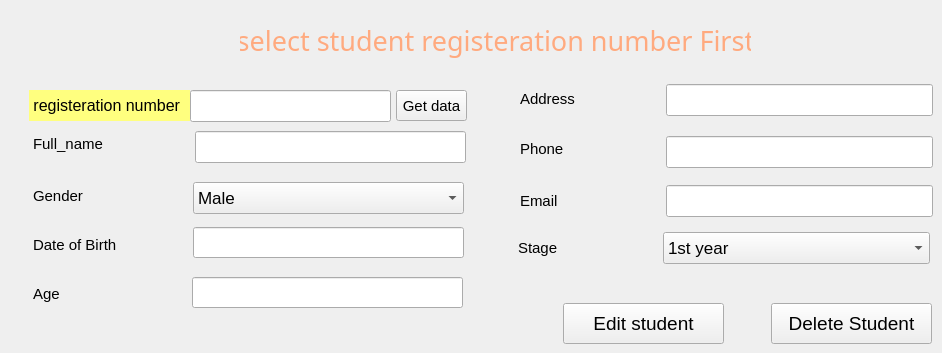
          <widget class="QWidget" name="page_3">
           <attribute name="title">
            <string>Edit_Delete_student</string>
           </attribute>
           <widget class="QLineEdit" name="lineEdit_5">
            <property name="geometry">
             <rect>
              <x>195</x>
              <y>131</y>
              <width>271</width>
              <height>32</height>
             </rect>
            </property>
           </widget>
           <widget class="QLineEdit" name="lineEdit_11">
            <property name="geometry">
             <rect>
              <x>666</x>
              <y>84</y>
              <width>267</width>
              <height>32</height>
             </rect>
            </property>
           </widget>
           <widget class="QLabel" name="label_15">
            <property name="geometry">
             <rect>
              <x>33</x>
              <y>128</y>
              <width>141</width>
              <height>32</height>
             </rect>
            </property>
            <property name="font">
             <font>
              <pointsize>11</pointsize>
             </font>
            </property>
            <property name="text">
             <string>Full_name</string>
            </property>
           </widget>
           <widget class="QLineEdit" name="lineEdit_12">
            <property name="geometry">
             <rect>
              <x>666</x>
              <y>136</y>
              <width>267</width>
              <height>32</height>
             </rect>
            </property>
           </widget>
           <widget class="QLabel" name="label_16">
            <property name="geometry">
             <rect>
              <x>518</x>
              <y>232</y>
              <width>141</width>
              <height>32</height>
             </rect>
            </property>
            <property name="font">
             <font>
              <pointsize>11</pointsize>
             </font>
            </property>
            <property name="text">
             <string>Stage</string>
            </property>
           </widget>
           <widget class="QLineEdit" name="lineEdit_13">
            <property name="geometry">
             <rect>
              <x>193</x>
              <y>227</y>
              <width>271</width>
              <height>31</height>
             </rect>
            </property>
           </widget>
           <widget class="QPushButton" name="pushButton_5">
            <property name="geometry">
             <rect>
              <x>563</x>
              <y>303</y>
              <width>161</width>
              <height>41</height>
             </rect>
            </property>
            <property name="font">
             <font>
              <pointsize>14</pointsize>
             </font>
            </property>
            <property name="text">
             <string>Edit student</string>
            </property>
           </widget>
           <widget class="QLabel" name="label_17">
            <property name="geometry">
             <rect>
              <x>520</x>
              <y>83</y>
              <width>141</width>
              <height>32</height>
             </rect>
            </property>
            <property name="font">
             <font>
              <pointsize>11</pointsize>
             </font>
            </property>
            <property name="text">
             <string>Address</string>
            </property>
           </widget>
           <widget class="QComboBox" name="comboBox_3">
            <property name="geometry">
             <rect>
              <x>193</x>
              <y>182</y>
              <width>271</width>
              <height>32</height>
             </rect>
            </property>
            <property name="font">
             <font>
              <pointsize>13</pointsize>
             </font>
            </property>
            <item>
             <property name="text">
              <string>Male</string>
             </property>
            </item>
            <item>
             <property name="text">
              <string>Female</string>
             </property>
            </item>
           </widget>
           <widget class="QLineEdit" name="lineEdit_14">
            <property name="geometry">
             <rect>
              <x>666</x>
              <y>185</y>
              <width>267</width>
              <height>32</height>
             </rect>
            </property>
           </widget>
           <widget class="QLabel" name="label_20">
            <property name="geometry">
             <rect>
              <x>33</x>
              <y>180</y>
              <width>141</width>
              <height>32</height>
             </rect>
            </property>
            <property name="font">
             <font>
              <pointsize>11</pointsize>
             </font>
            </property>
            <property name="text">
             <string>Gender</string>
            </property>
           </widget>
           <widget class="QComboBox" name="comboBox_4">
            <property name="geometry">
             <rect>
              <x>663</x>
              <y>232</y>
              <width>267</width>
              <height>32</height>
             </rect>
            </property>
            <property name="font">
             <font>
              <pointsize>13</pointsize>
             </font>
            </property>
            <item>
             <property name="text">
              <string>1st year</string>
             </property>
            </item>
            <item>
             <property name="text">
              <string>2and year</string>
             </property>
            </item>
            <item>
             <property name="text">
              <string>3rd year</string>
             </property>
            </item>
            <item>
             <property name="text">
              <string>4th year</string>
             </property>
            </item>
            <item>
             <property name="text">
              <string>5th year</string>
             </property>
            </item>
            <item>
             <property name="text">
              <string>6th year</string>
             </property>
            </item>
            <item>
             <property name="text">
              <string>7th year</string>
             </property>
            </item>
            <item>
             <property name="text">
              <string>8th year</string>
             </property>
            </item>
            <item>
             <property name="text">
              <string>9th year</string>
             </property>
            </item>
            <item>
             <property name="text">
              <string>10th year</string>
             </property>
            </item>
            <item>
             <property name="text">
              <string>11th year</string>
             </property>
            </item>
            <item>
             <property name="text">
              <string>12th year</string>
             </property>
            </item>
           </widget>
           <widget class="QLabel" name="label_21">
            <property name="geometry">
             <rect>
              <x>520</x>
              <y>133</y>
              <width>141</width>
              <height>32</height>
             </rect>
            </property>
            <property name="font">
             <font>
              <pointsize>11</pointsize>
             </font>
            </property>
            <property name="text">
             <string>Phone</string>
            </property>
           </widget>
           <widget class="QLineEdit" name="lineEdit_16">
            <property name="geometry">
             <rect>
              <x>192</x>
              <y>277</y>
              <width>271</width>
              <height>31</height>
             </rect>
            </property>
           </widget>
           <widget class="QLabel" name="label_22">
            <property name="geometry">
             <rect>
              <x>33</x>
              <y>229</y>
              <width>141</width>
              <height>31</height>
             </rect>
            </property>
            <property name="font">
             <font>
              <pointsize>11</pointsize>
             </font>
            </property>
            <property name="text">
             <string>Date of Birth</string>
            </property>
           </widget>
           <widget class="QLabel" name="label_23">
            <property name="geometry">
             <rect>
              <x>33</x>
              <y>278</y>
              <width>141</width>
              <height>31</height>
             </rect>
            </property>
            <property name="font">
             <font>
              <pointsize>11</pointsize>
             </font>
            </property>
            <property name="text">
             <string>Age</string>
            </property>
           </widget>
           <widget class="QPushButton" name="pushButton_6">
            <property name="geometry">
             <rect>
              <x>771</x>
              <y>303</y>
              <width>161</width>
              <height>41</height>
             </rect>
            </property>
            <property name="font">
             <font>
              <pointsize>14</pointsize>
             </font>
            </property>
            <property name="text">
             <string>Delete Student</string>
            </property>
           </widget>
           <widget class="QLabel" name="label_24">
            <property name="geometry">
             <rect>
              <x>520</x>
              <y>185</y>
              <width>141</width>
              <height>32</height>
             </rect>
            </property>
            <property name="font">
             <font>
              <pointsize>11</pointsize>
             </font>
            </property>
            <property name="text">
             <string>Email</string>
            </property>
           </widget>
           <widget class="QLabel" name="label_25">
            <property name="geometry">
             <rect>
              <x>240</x>
              <y>20</y>
              <width>511</width>
              <height>41</height>
             </rect>
            </property>
            <property name="font">
             <font>
              <family>DokChampa</family>
              <pointsize>20</pointsize>
             </font>
            </property>
            <property name="styleSheet">
             <string notr="true">color: rgb(255, 170, 127);</string>
            </property>
            <property name="text">
             <string>select student registeration number First</string>
            </property>
            <property name="alignment">
             <set>Qt::AlignCenter</set>
            </property>
           </widget>
           <widget class="QLabel" name="label_33">
            <property name="geometry">
             <rect>
              <x>29</x>
              <y>90</y>
              <width>161</width>
              <height>31</height>
             </rect>
            </property>
            <property name="font">
             <font>
              <pointsize>12</pointsize>
             </font>
            </property>
            <property name="styleSheet">
             <string notr="true">background-color:rgba(255, 255, 127.100);</string>
            </property>
            <property name="text">
             <string> registeration number</string>
            </property>
           </widget>
           <widget class="QPushButton" name="pushButton_4">
            <property name="geometry">
             <rect>
              <x>396</x>
              <y>90</y>
              <width>71</width>
              <height>31</height>
             </rect>
            </property>
            <property name="font">
             <font>
              <pointsize>11</pointsize>
             </font>
            </property>
            <property name="text">
             <string>Get data</string>
            </property>
           </widget>
           <widget class="QLineEdit" name="lineEdit_15">
            <property name="geometry">
             <rect>
              <x>190</x>
              <y>90</y>
              <width>201</width>
              <height>32</height>
             </rect>
            </property>
           </widget>
          </widget>
